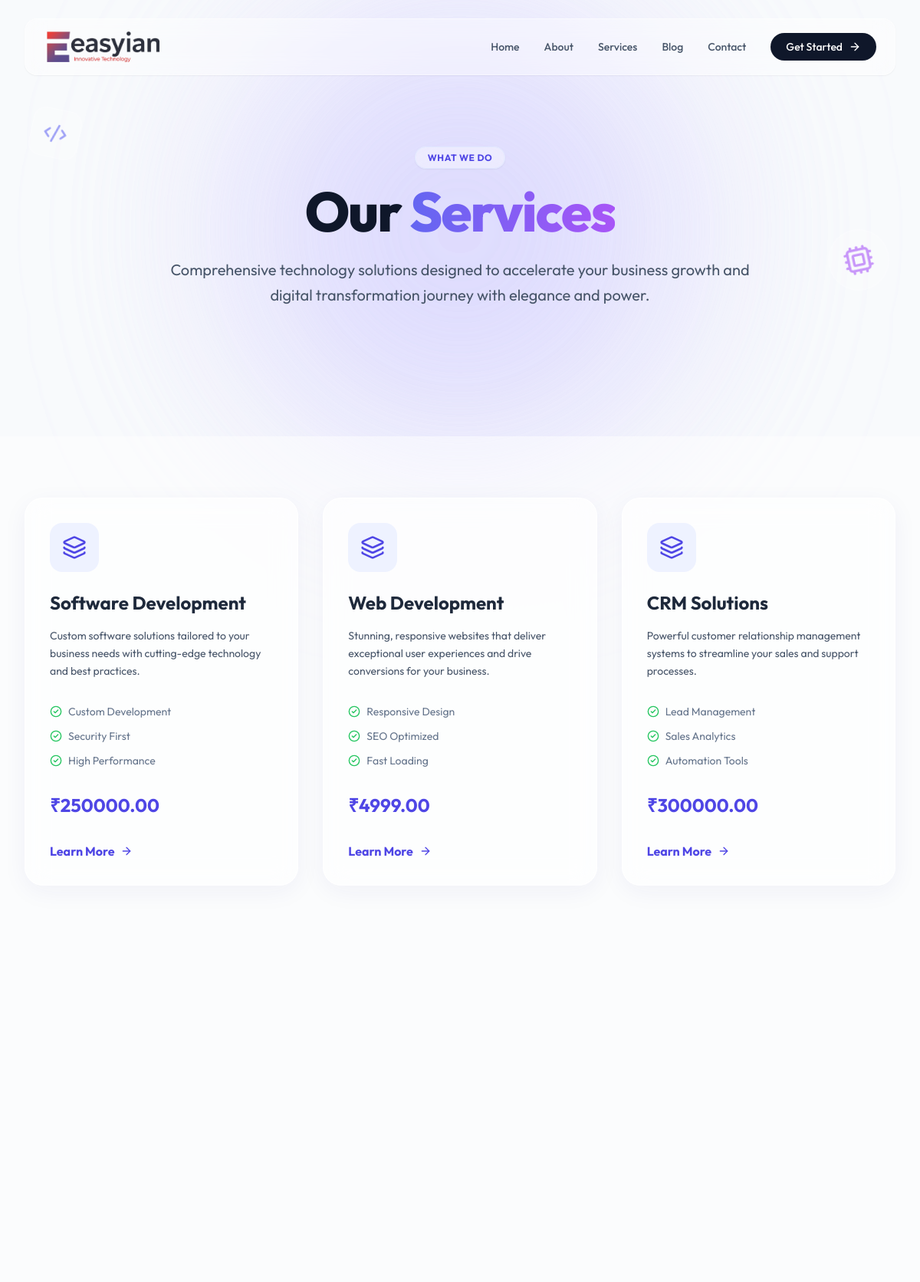
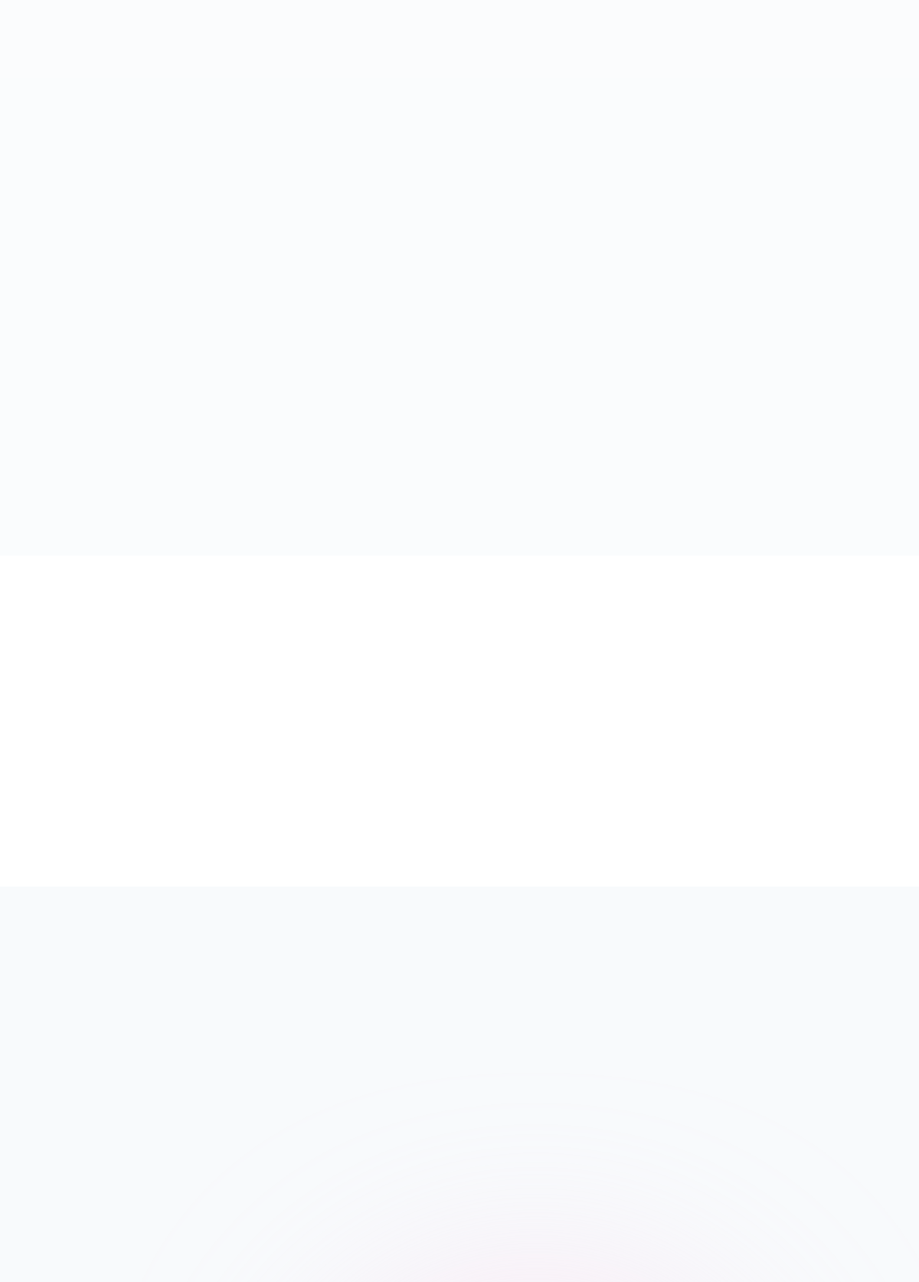
Page /services/ (upper part) on the committed database (2 pictures, top to bottom).
### core/models.py (models this page shows, shortened)
class Service(models.Model):
    title = models.CharField(max_length=200)
    slug = models.SlugField(unique=True)
    short_description = models.TextField()
    long_description = models.TextField()
    icon_path = models.CharField(max_length=500, blank=True)  # SVG path for icons
    features = models.JSONField(default=list)  # Store as JSON array
    benefits = models.JSONField(default=list)
    process = models.JSONField(default=list)
    plan1_title = models.CharField(max_length=100, blank=True, default="Basic Plan")
    plan1_price = models.DecimalField(max_digits=10, decimal_places=2, null=True, blank=True)
    plan1_features = models.JSONField(default=list, blank=True, help_text="List of features for Plan 1")
    plan2_title = models.CharField(max_length=100, blank=True, default="Standard Plan")
    plan2_price = models.DecimalField(max_digits=10, decimal_places=2, null=True, blank=True)
    plan2_features = models.JSONField(default=list, blank=True, help_text="List of features for Plan 2")
    plan3_title = models.CharField(max_length=100, blank=True, default="Premium Plan")
    plan3_price = models.DecimalField(max_digits=10, decimal_places=2, null=True, blank=True)
    plan3_features = models.JSONField(default=list, blank=True, help_text="List of features for Plan 3")
    price = models.DecimalField(max_digits=10, decimal_places=2, default=0.0)
    currency = models.CharField(max_length=3, default='INR')
    is_active = models.BooleanField(default=True)
    display_order = models.IntegerField(default=0)
    featured_image = models.ImageField(upload_to='services/', blank=True, null=True)
    meta_title = models.CharField(max_length=200, blank=True)
    meta_description = models.TextField(blank=True)
    created_at = models.DateTimeField(auto_now_add=True)
    updated_at = models.DateTimeField(auto_now=True)
    class Meta:
        ordering = ['display_order', 'title']
    def get_absolute_url(self):
        return reverse('service_detail', kwargs={'service_slug': self.slug})

### core/views.py (the view)
# urls.py: path('services/', views.services, name='services'),
def services(request):
    services_list = Service.objects.filter(is_active=True).order_by('display_order')
    context = {
        'page_title': 'Our Services | Easyian',
        'meta_description': 'Explore our range of professional technology services designed to help your business grow and succeed.',
        'services': services_list,
    }
    return render(request, 'services/services.html', context)

### templates/services/services.html (shortened to what this page needs)
{% extends 'base.html' %}
{% load static %}
{% block content %}
<section class="relative pt-32 pb-20 lg:pt-48 lg:pb-32 overflow-hidden">
    <div class="max-w-7xl mx-auto px-4 sm:px-6 lg:px-8 relative z-10 text-center">
        <div class="inline-block mb-6 reveal-up">
             <span class="glass px-4 py-1.5 rounded-full text-xs font-bold text-indigo-600 uppercase tracking-wider border border-indigo-100 shadow-sm">
                What We Do
            </span>
        </div>
        <h1 class="text-5xl md:text-7xl font-extrabold text-slate-900 tracking-tight mb-6 reveal-up stagger-1">
            Our <span class="bg-clip-text text-transparent bg-gradient-to-r from-indigo-500 via-purple-500 to-pink-500 animate-gradient-text">Services</span>
        </h1>
        <p class="text-xl text-slate-600 max-w-3xl mx-auto leading-relaxed mb-10 reveal-up stagger-2">
            Comprehensive technology solutions designed to accelerate your business growth and digital transformation journey with elegance and power.
        </p>
    </div>
    <div class="absolute top-1/4 left-10 animate-float hidden lg:block opacity-60">
        <div class="glass w-16 h-16 rounded-2xl flex items-center justify-center text-indigo-500 rotate-12">
            <i data-lucide="code-2" class="w-8 h-8"></i>
        </div>
    </div>
    <div class="absolute bottom-1/3 right-10 animate-float-reverse hidden lg:block opacity-60">
        <div class="glass w-20 h-20 rounded-full flex items-center justify-center text-purple-500 -rotate-12">
            <i data-lucide="cpu" class="w-10 h-10"></i>
        </div>
    </div>
</section>
<section class="py-20 bg-white/50 relative z-10">
    <div class="max-w-7xl mx-auto px-4 sm:px-6 lg:px-8">
        <div class="grid grid-cols-1 md:grid-cols-2 lg:grid-cols-3 gap-8">
            {% for service in services %}
            <div class="glass-card rounded-3xl p-8 hover:border-indigo-300 group reveal-up" style="transition-delay: {{ forloop.counter0 }}00ms;">
                <div class="w-16 h-16 bg-indigo-50 rounded-2xl flex items-center justify-center mb-6 group-hover:bg-indigo-600 transition-colors duration-500 group-hover:scale-110 transform">
                    <i data-lucide="layers" class="w-8 h-8 text-indigo-600 group-hover:text-white transition-colors duration-500"></i>
                </div>
                <h3 class="text-2xl font-bold text-slate-800 mb-4 group-hover:text-indigo-600 transition-colors">{{ service.title }}</h3>
                <p class="text-slate-600 mb-8 leading-relaxed text-sm">{{ service.short_description }}</p>
                <div class="mb-8 space-y-3">
                    {% if service.features %}
                        {% for feature in service.features|slice:":3" %}
                        <div class="flex items-center text-sm text-slate-500">
                            <i data-lucide="check-circle-2" class="w-4 h-4 text-green-500 mr-2"></i>
                            {{ feature }}
                        </div>
                        {% endfor %}
                    {% endif %}
                </div>
                <div class="mb-8">
                    <span class="text-2xl font-bold text-indigo-600">₹{{ service.price|floatformat:2 }}</span>
                </div>
                <a href="{{ service.get_absolute_url }}" class="inline-flex items-center font-bold text-indigo-600 hover:text-purple-600 transition-colors group-hover:translate-x-2 transform duration-300">
                    Learn More <i data-lucide="arrow-right" class="w-4 h-4 ml-2"></i>
                </a>
            </div>
            {% endfor %}
        </div>
    </div>
</section>
<section class="py-24 bg-white/30 overflow-hidden relative">
    <div class="max-w-7xl mx-auto px-4 sm:px-6 lg:px-8">
        <div class="relative grid grid-cols-1 lg:grid-cols-4 gap-12">
        </div>
    </div>
</section>
<section class="py-24 bg-white">
    <div class="max-w-7xl mx-auto px-4 sm:px-6 lg:px-8">
        <div class="grid grid-cols-2 md:grid-cols-4 lg:grid-cols-8 gap-6">
        </div>
    </div>
</section>
<section class="py-24 px-4 relative z-10">
</section>
{% endblock %}

### templates/base.html (style rules this page uses)
:root { --primary-soft: #818cf8; --secondary-soft: #c084fc; --glass-border: rgba(255, 255, 255, 0.5); --glass-bg: rgba(255, 255, 255, 0.4); --surface-color: #f8fafc; }
body { font-family: 'Outfit', sans-serif; background-color: var(--surface-color); overflow-x: hidden; color: #1e293b; }
.animate-float { animation: float 6s ease-in-out infinite; }
.animate-float-reverse { animation: float-reverse 7s ease-in-out infinite; }
.animate-gradient-text { background-size: 200% auto; animation: gradient-text 4s linear infinite; }
.glass { background: var(--glass-bg); backdrop-filter: blur(12px); -webkit-backdrop-filter: blur(12px); border: 1px solid var(--glass-border); }
.glass-card { background: rgba(255, 255, 255, 0.6); backdrop-filter: blur(16px); -webkit-backdrop-filter: blur(16px); border: 1px solid rgba(255, 255, 255, 0.8); box-shadow: 0 8px 32px 0 rgba(31, 38, 135, 0.05); transition: transform 0.4s cubic-bezier(0.175, 0.885, 0.32, 1.275), box-shadow 0.4s ease; }
.reveal-up { opacity: 0; transform: translateY(40px); transition: all 1s cubic-bezier(0.5, 0, 0, 1); }
.active { opacity: 1; transform: translate(0) scale(1) rotate(0); }
.stagger-1 { transition-delay: 100ms; }
.stagger-2 { transition-delay: 200ms; }

### rows in the picture
Service: title "Software Development", short_description "Custom software solutions tailored to your business needs with cutting-edge technology and best practices.", features "Custom Development" "Security First" "High Performance", price "250000.00"
Service: title "Web Development", short_description "Stunning, responsive websites that deliver exceptional user experiences and drive conversions for your business.", features "Responsive Design" "SEO Optimized" "Fast Loading", price "4999.00"
Service: title "CRM Solutions", short_description "Powerful customer relationship management systems to streamline your sales and support processes.", features "Lead Management" "Sales Analytics" "Automation Tools", price "300000.00"
